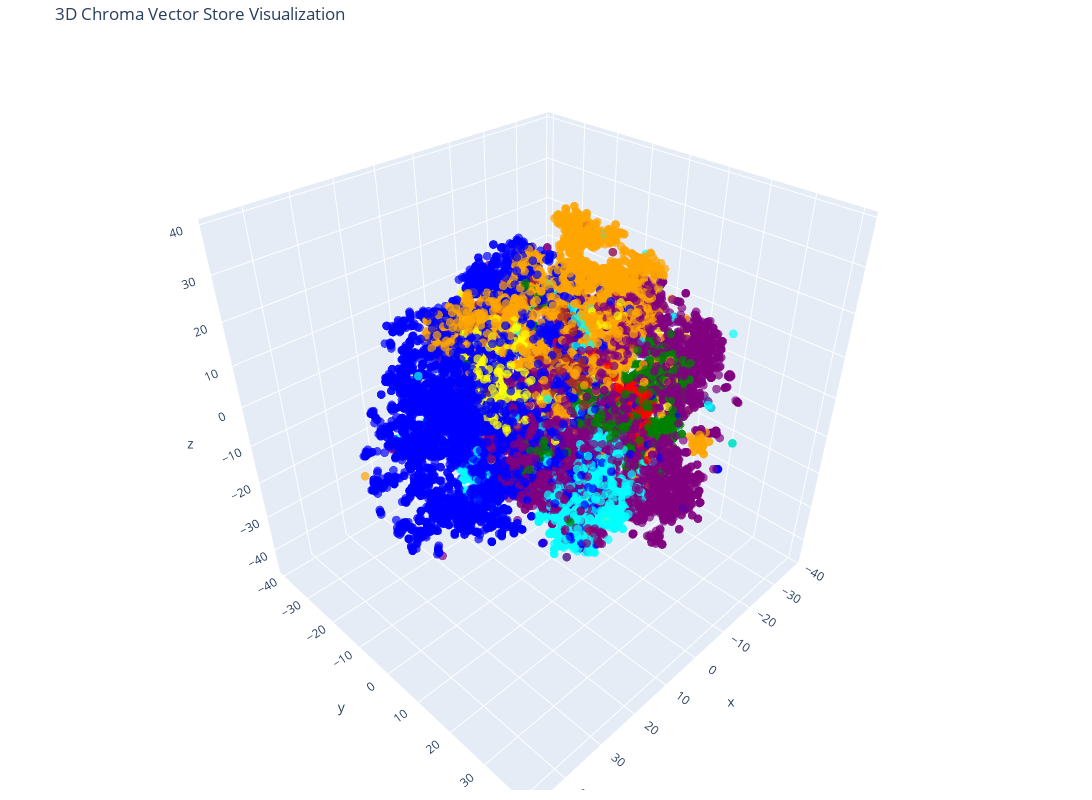

This figure's notebook cell:
### Code cell
# Create the 3D scatter plot
fig = go.Figure(data=[go.Scatter3d(
    x=reduced_vectors[:, 0],
    y=reduced_vectors[:, 1],
    z=reduced_vectors[:, 2],
    mode='markers',
    marker=dict(size=3, color=colors, opacity=0.7),
)])

fig.update_layout(
    title='3D Chroma Vector Store Visualization',
    scene=dict(xaxis_title='x', yaxis_title='y', zaxis_title='z'),
    width=1200,
    height=800,
    margin=dict(r=20, b=10, l=10, t=40)
)

fig.show()

### Figure 1 — Plotly figure (JSON) as saved in the notebook; plotly's stock layout.template omitted (floating-point values rounded to 4 significant figures; data arrays with more than 128 entries replaced by an {"elided": "..."} marker saying what was removed)
{"data": [{"marker": {"color": {"elided": "20000 str values"}, "opacity": 0.7, "size": 3}, "mode": "markers", "type": "scatter3d", "x": {"elided": "20000 float values"}, "y": {"elided": "20000 float values"}, "z": {"elided": "20000 float values"}}], "layout": {"height": 800, "margin": {"b": 10, "l": 10, "r": 20, "t": 40}, "scene": {"xaxis": {"title": {"text": "x"}}, "yaxis": {"title": {"text": "y"}}, "zaxis": {"title": {"text": "z"}}}, "title": {"text": "3D Chroma Vector Store Visualization"}, "width": 1200}}
